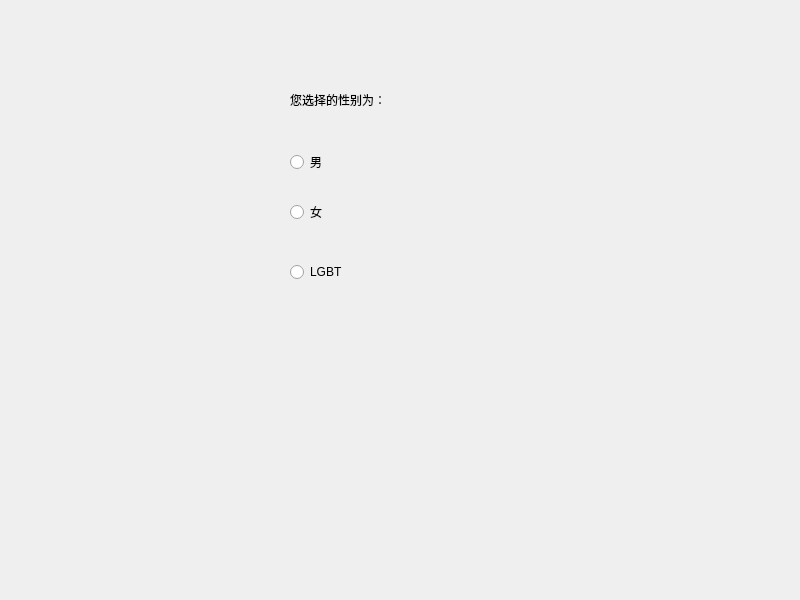
<?xml version="1.0" encoding="UTF-8"?>
<ui version="4.0">
 <class>Widget</class>
 <widget class="QWidget" name="Widget">
  <property name="geometry">
   <rect>
    <x>0</x>
    <y>0</y>
    <width>800</width>
    <height>600</height>
   </rect>
  </property>
  <property name="windowTitle">
   <string>Widget</string>
  </property>
  <widget class="QRadioButton" name="radioButton_male">
   <property name="geometry">
    <rect>
     <x>290</x>
     <y>150</y>
     <width>119</width>
     <height>24</height>
    </rect>
   </property>
   <property name="text">
    <string>男</string>
   </property>
  </widget>
  <widget class="QRadioButton" name="radioButton_female">
   <property name="geometry">
    <rect>
     <x>290</x>
     <y>200</y>
     <width>119</width>
     <height>24</height>
    </rect>
   </property>
   <property name="text">
    <string>女</string>
   </property>
  </widget>
  <widget class="QRadioButton" name="radioButton_LGBT">
   <property name="geometry">
    <rect>
     <x>290</x>
     <y>260</y>
     <width>119</width>
     <height>24</height>
    </rect>
   </property>
   <property name="text">
    <string>LGBT</string>
   </property>
  </widget>
  <widget class="QLabel" name="label">
   <property name="geometry">
    <rect>
     <x>290</x>
     <y>90</y>
     <width>141</width>
     <height>19</height>
    </rect>
   </property>
   <property name="text">
    <string>您选择的性别为：</string>
   </property>
  </widget>
 </widget>
 <resources/>
 <connections/>
</ui>
